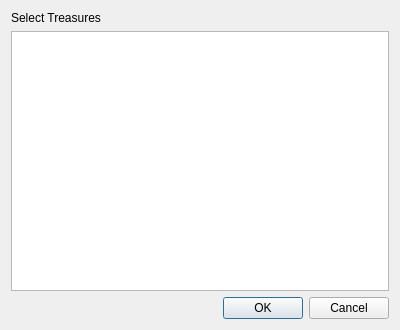
<?xml version="1.0" encoding="UTF-8"?>
<ui version="4.0">
 <class>TreasureSelector</class>
 <widget class="QDialog" name="TreasureSelector">
  <property name="geometry">
   <rect>
    <x>0</x>
    <y>0</y>
    <width>400</width>
    <height>330</height>
   </rect>
  </property>
  <property name="windowTitle">
   <string>Select Treasures</string>
  </property>
  <layout class="QVBoxLayout" name="verticalLayout">
   <item>
    <widget class="QLabel" name="labelTreasure">
     <property name="text">
      <string>Select Treasures</string>
     </property>
    </widget>
   </item>
   <item>
    <widget class="QTableWidget" name="tableWidgetTreasures"/>
   </item>
   <item>
    <widget class="QDialogButtonBox" name="buttonBoxResult">
     <property name="standardButtons">
      <set>QDialogButtonBox::Cancel|QDialogButtonBox::Ok</set>
     </property>
    </widget>
   </item>
  </layout>
 </widget>
 <resources/>
 <connections/>
</ui>
